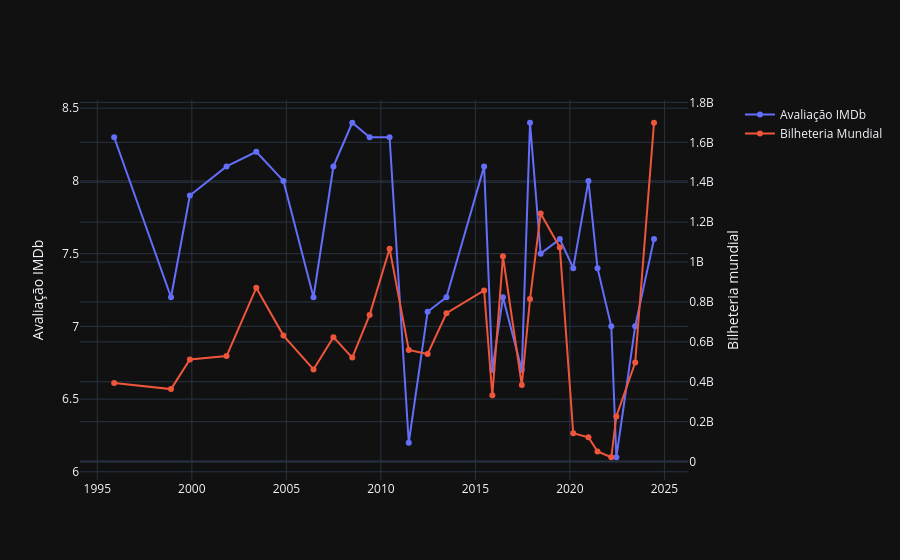

Source (notebook cell):
### Markdown cell above
1. Como a bilheteria e a avaliação se comportam ao decorrer dos anos?

### Code cell
fig = make_subplots(specs=[[{"secondary_y": True}]])

fig.add_trace(go.Scatter(x=df["release_date"], y=df["imdb_score"], mode="lines+markers", name="Avaliação IMDb"), secondary_y=False)

fig.add_trace(go.Scatter(x=df["release_date"], y=df["box_office_worldwide"], mode="lines+markers", name="Bilheteria Mundial"), secondary_y=True)

fig.update_layout(template="plotly_dark")

fig.update_yaxes(title_text="Avaliação IMDb", secondary_y=False)

fig.update_yaxes(title_text="Bilheteria mundial", secondary_y=True)

fig.write_image('../imgs/01.Avaliacao_Bilheteria_Ano.png')

fig.show()

### Figure 1 — Plotly figure (JSON) as saved in the notebook; plotly's stock layout.template omitted (floating-point values rounded to 4 significant figures)
{"data": [{"mode": "lines+markers", "name": "Avaliação IMDb", "type": "scatter", "x": ["1995-11-22", "1998-11-25", "1999-11-24", "2001-11-02", "2003-05-30", "2004-11-05", "2006-06-09", "2007-06-29", "2008-06-27", "2009-05-29", "2010-06-18", "2011-06-24", "2012-06-22", "2013-06-21", "2015-06-19", "2015-11-25", "2016-06-17", "2017-06-16", "2017-11-22", "2018-06-15", "2019-06-21", "2020-03-06", "2020-12-25", "2021-06-18", "2022-03-11", "2022-06-17", "2023-06-16", "2024-06-14"], "xaxis": "x", "y": [8.3, 7.2, 7.9, 8.1, 8.2, 8.0, 7.2, 8.1, 8.4, 8.3, 8.3, 6.2, 7.1, 7.2, 8.1, 6.7, 7.2, 6.7, 8.4, 7.5, 7.6, 7.4, 8.0, 7.4, 7.0, 6.1, 7.0, 7.6], "yaxis": "y"}, {"mode": "lines+markers", "name": "Bilheteria Mundial", "type": "scatter", "x": ["1995-11-22", "1998-11-25", "1999-11-24", "2001-11-02", "2003-05-30", "2004-11-05", "2006-06-09", "2007-06-29", "2008-06-27", "2009-05-29", "2010-06-18", "2011-06-24", "2012-06-22", "2013-06-21", "2015-06-19", "2015-11-25", "2016-06-17", "2017-06-16", "2017-11-22", "2018-06-15", "2019-06-21", "2020-03-06", "2020-12-25", "2021-06-18", "2022-03-11", "2022-06-17", "2023-06-16", "2024-06-14"], "xaxis": "x", "y": [394436586, 363258859, 511358276, 528773250, 871014978, 631442092, 461983149, 623726085, 521311860, 735099082, 1066969703, 559852396, 538983207, 743559607, 857611174, 332207671, 1028570889, 383930656, 814641172, 1242805359, 1073394593, 141940042, 121903885, 51112314, 21813358, 226425420, 496444308, 1698030965], "yaxis": "y2"}], "layout": {"xaxis": {"anchor": "y", "domain": [0, 0.94]}, "yaxis": {"anchor": "x", "domain": [0, 1], "title": {"text": "Avaliação IMDb"}}, "yaxis2": {"anchor": "x", "overlaying": "y", "side": "right", "title": {"text": "Bilheteria mundial"}}}}
